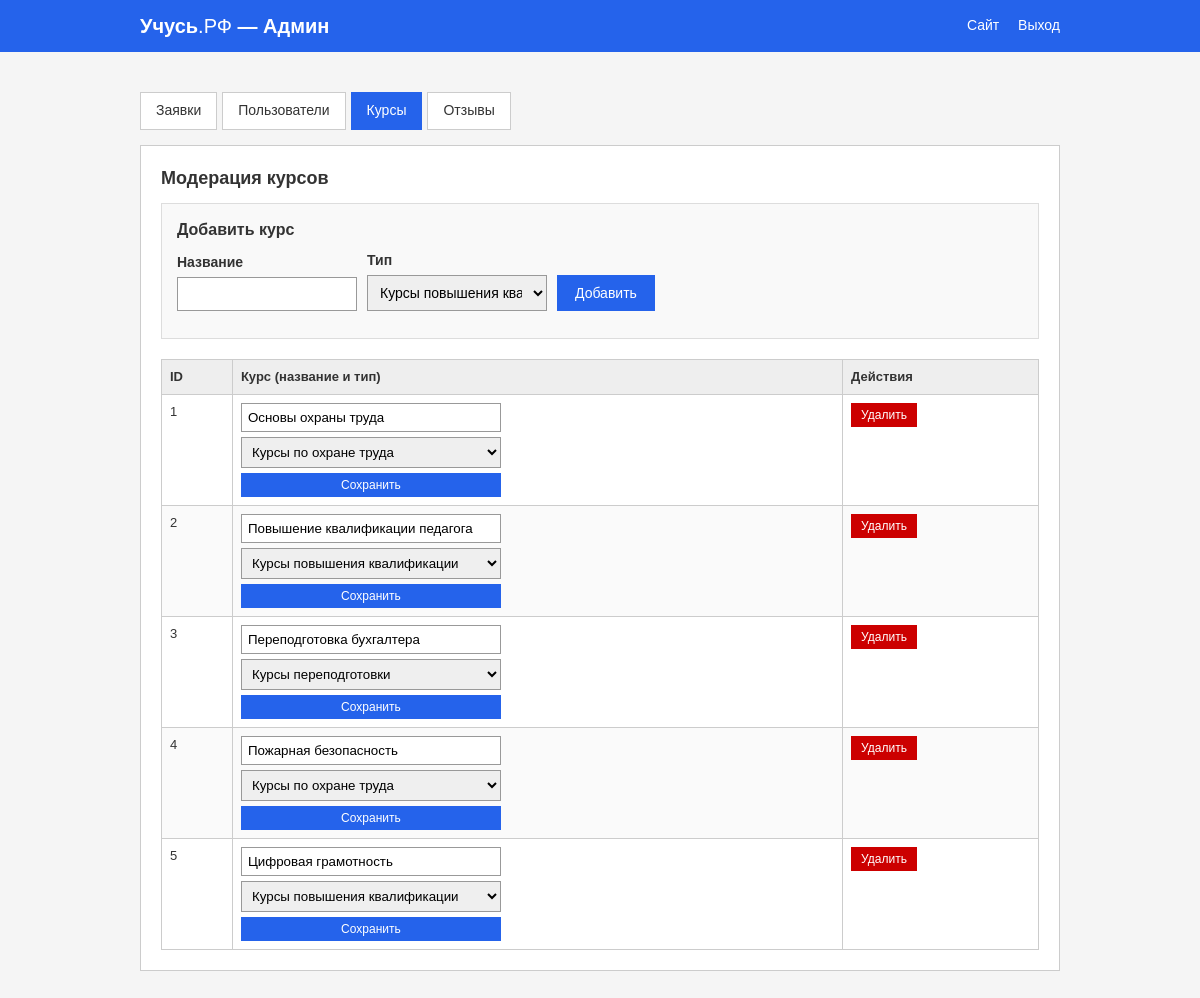
/admin.php?tab=courses (signed in), run on the app's committed database.
### tables this page shows
CREATE TABLE `courses` (
  `id` int NOT NULL,
  `name` varchar(255) NOT NULL,
  `course_type` varchar(100) NOT NULL
);

### config.php (called while the page is built, shortened)
<?php
function h($s) {
    return htmlspecialchars($s ?? '', ENT_QUOTES, 'UTF-8');
}

### admin/courses.php (the view, shortened to what this page needs)
<?php
$courses = mysqli_query($conn, 'SELECT * FROM courses ORDER BY id');
$types_list = [
    'Курсы повышения квалификации',
    'Курсы переподготовки',
    'Курсы по охране труда',
];
?>
<h2>Модерация курсов</h2>
<div class="box-inner">
    <h3>Добавить курс</h3>
    <form method="post" class="admin-filters">
        <div class="form-row">
            <label>Название</label>
            <input type="text" name="name" required>
        </div>
        <div class="form-row">
            <label>Тип</label>
            <select name="course_type" required>
                <?php foreach ($types_list as $t): ?>
                    <option value="<?= h($t) ?>"><?= h($t) ?></option>
                <?php endforeach; ?>
            </select>
        </div>
        <button type="submit" class="btn">Добавить</button>
    </form>
</div>
<table class="data-table" style="margin-top:20px">
    <thead>
        <tr><th>ID</th><th>Курс (название и тип)</th><th>Действия</th></tr>
    </thead>
    <tbody>
    <?php while ($c = mysqli_fetch_assoc($courses)): ?>
        <tr>
            <td><?= (int)$c['id'] ?></td>
            <td>
                <form method="post" class="stack-form">
                    <input type="text" name="name" value="<?= h($c['name']) ?>">
                    <select name="course_type">
                        <?php foreach ($types_list as $t): ?>
                            <option value="<?= h($t) ?>" <?= $c['course_type'] === $t ? 'selected' : '' ?>><?= h($t) ?></option>
                        <?php endforeach; ?>
                    </select>
                    <button type="submit" class="btn btn-sm">Сохранить</button>
                </form>
            </td>
            <td>
                <form method="post" onsubmit="return confirm('Удалить курс?');">
                    <button type="submit" class="btn btn-danger btn-sm">Удалить</button>
                </form>
            </td>
        </tr>
    <?php endwhile; ?>
    </tbody>
</table>

### css/style.css (style rules this page uses)
* { box-sizing: border-box; margin: 0; padding: 0; }
body { font-family: Arial, sans-serif; font-size: 14px; background: #f5f5f5; color: #333; min-width: 1024px; line-height: 1.4; }
.box-inner { background: #f9f9f9; border: 1px solid #ddd; padding: 15px; margin-bottom: 15px; }
h2 { margin-bottom: 12px; font-size: 18px; }
h3 { font-size: 16px; margin-bottom: 10px; }
.form-row { margin-bottom: 12px; }
.form-row label { display: block; margin-bottom: 4px; font-weight: bold; }
.form-row input, .form-row select, .form-row textarea { width: 100%; padding: 8px; border: 1px solid #999; font-size: 14px; }
.btn { display: inline-block; padding: 10px 18px; background: #2563eb; color: #fff; border: none; cursor: pointer; text-decoration: none; font-size: 14px; }
.btn-sm { padding: 5px 10px; font-size: 12px; }
.btn-danger { background: #c00; }
.data-table { width: 100%; border-collapse: collapse; margin-top: 10px; font-size: 13px; }
.data-table th, .data-table td { border: 1px solid #ccc; padding: 8px; text-align: left; vertical-align: top; }
.data-table th { background: #eee; }
.data-table tr:nth-child(even) { background: #fafafa; }
.admin-body { background: #f5f5f5; }
.admin-filters { display: flex; gap: 10px; flex-wrap: wrap; margin-bottom: 12px; align-items: flex-end; }
.admin-filters .form-row { margin-bottom: 0; }
.admin-filters input, .admin-filters select { max-width: 180px; }
.stack-form { display: flex; flex-direction: column; gap: 5px; max-width: 260px; }
.stack-form input, .stack-form select { padding: 6px; border: 1px solid #999; }

### data on the page
courses: id "1", name "Основы охраны труда"
courses: id "2", name "Повышение квалификации педагога"
courses: id "3", name "Переподготовка бухгалтера"
courses: id "4", name "Пожарная безопасность"
courses: id "5", name "Цифровая грамотность"

### other printed values
form field course_type "Курсы повышения квалификации"
form field course_type "Курсы по охране труда"
form field course_type "Курсы переподготовки"
